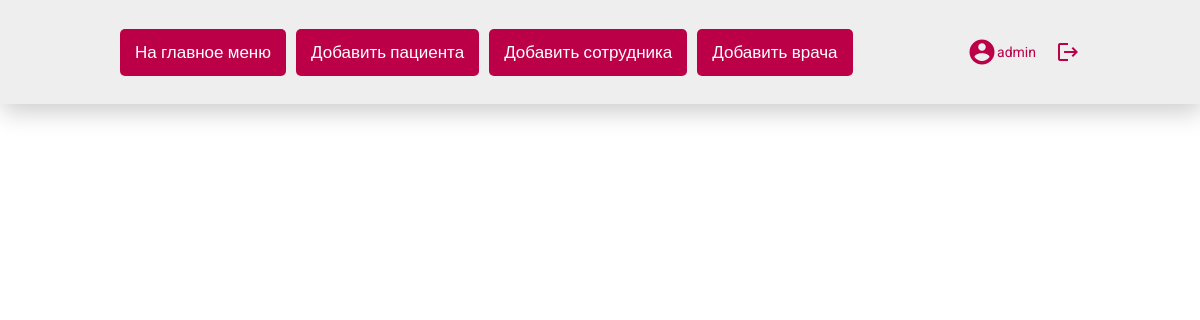
Page /coupon/ (signed in) on the earlier database version.
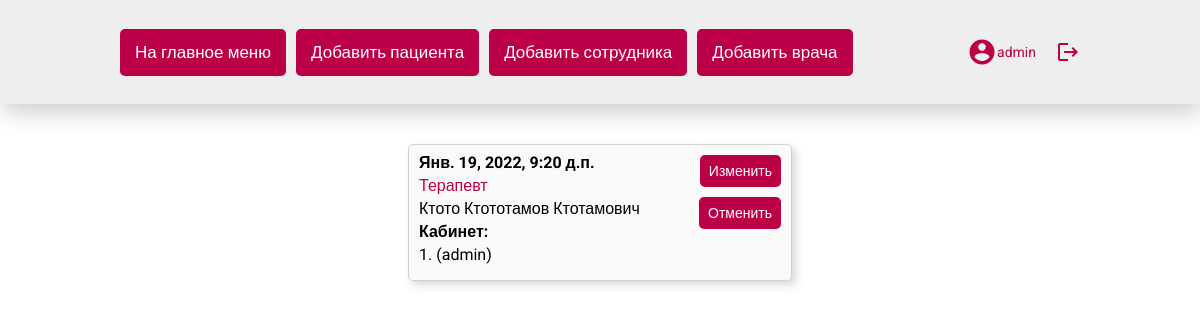
Same page on the later database version.
### main/models.py (models this page shows, shortened)
class Coupons(models.Model):
    coupons_id = models.AutoField(primary_key=True, blank=False, verbose_name='ID талона')
    adm_date = models.DateTimeField(blank=False, verbose_name='Дата посещения')
    patient = models.ForeignKey(Patients,  on_delete=models.CASCADE, blank=False, null=True, verbose_name='Пациент')
    doctor = models.ForeignKey(Doctors,  on_delete=models.CASCADE, blank=False, null=True, verbose_name='Врач')
    def get_update_url(self):
        return reverse('update_coupon_url', kwargs={'coupon_id': self.coupons_id})
    def get_delete_url(self):
        return reverse('delete_coupon_url', kwargs={'coupon_id': self.coupons_id})
    class Meta:
        verbose_name = 'Талон'
        verbose_name_plural = 'Талоны'

class Doctors(models.Model):
    doctor_id = models.AutoField(primary_key=True, blank=False, verbose_name='ID врача')
    fio = models.CharField(max_length=100, blank=False, verbose_name='ФИО врача')
    direction = models.ForeignKey(DirectionDoctors,  on_delete=models.CASCADE, blank=False, null=True, verbose_name='Напрвление врача')
    cab = models.CharField(max_length=3, blank=False, verbose_name='Номер кабинета', default='')
    def __str__(self):
        return self.fio
    class Meta:
        verbose_name = 'Врач'
        verbose_name_plural = 'Врачи'

class DirectionDoctors(models.Model):
    direction_id = models.AutoField(primary_key=True, blank=False, verbose_name='ID направления')
    direction_doctors = models.CharField(max_length=100, blank=False, verbose_name='Направление врача')
    def __str__(self):
        return self.direction_doctors
    class Meta:
        verbose_name = 'Направление'
        verbose_name_plural = 'Направления'

class Patients(models.Model):
    patient_id = models.AutoField(primary_key=True, blank=False, verbose_name='ID пациента')
    bd = models.DateField(blank=False, verbose_name='Дата рождения пациента')
    policy = models.CharField(max_length=16, blank=False, verbose_name='Полис')
    passport = models.CharField(max_length=10,blank=False, verbose_name='Паспорт')
    user = models.ForeignKey(User,  on_delete=models.CASCADE, blank=False, null=True, verbose_name='пользователь')
    class Meta:
        verbose_name = 'Пациент'
        verbose_name_plural = 'Пациенты'

### main/views.py (the view)
# urls.py: path('coupon/', CouponView.as_view(), name='coupon_url'),
class CouponView(View):
    def get(self, request):
        if request.user.is_authenticated:
            user = request.user
        else:
            return HttpResponseRedirect('/login/')
        if user.is_staff:
            coupons = Coupons.objects.all()
        else:
            current_patient = Patients.objects.get(user = user)
            coupons = Coupons.objects.filter(patient = current_patient)
        return render(request, 'coupon.html', context={'coupons': coupons})

### main/templates/coupon.html (shortened to what this page needs)
{% extends 'base.html' %}
{% load static %}
{% block content %}
    <div class="coupon-view view-block">
        {% for coupon in coupons %}
            <div class="view-item">
                <div class="coupon-info">
                    <div class="coupon-date">
                        <p>{{ coupon.adm_date }}</p>
                    </div>
                    <div class="coupon-doctor-direction">
                        <p>{{ coupon.doctor.direction }}</p>
                    </div>
                    <div class="coupon-doctor">
                        <p>{{ coupon.doctor }}</p>
                    </div>
                    <div class="coupon-cab">
                        <p><span style="font-weight: 700;">Кабинет:</span> {{ coupon.doctor.cab }}</p>
                    </div>
                    {% if request.user.is_staff %}
                        <div class="coupon-doctor">
                            <p>{{ coupon.patient.user.id }}. {{ coupon.patient.user.first_name }} {{ coupon.patient.user.last_name }} ({{ coupon.patient.user.username }})</p>
                        </div>
                    {% endif %}
                </div>
                <div class="coupon-btn">
                    <a href="{{ coupon.get_update_url }}" class="btn">Изменить</a>
                    <a href="{{ coupon.get_delete_url }}" class="btn">Отменить</a>
                </div>
            </div>
        {% endfor %}
    </div>
{% endblock %}

Differences in the rows shown:
added Coupons: adm_date "Янв. 19, 2022, 9:20 д.п.", doctor.direction "Терапевт", doctor "Ктото Ктототамов Ктотамович", patient.user.id "1", patient.user.username "admin"
